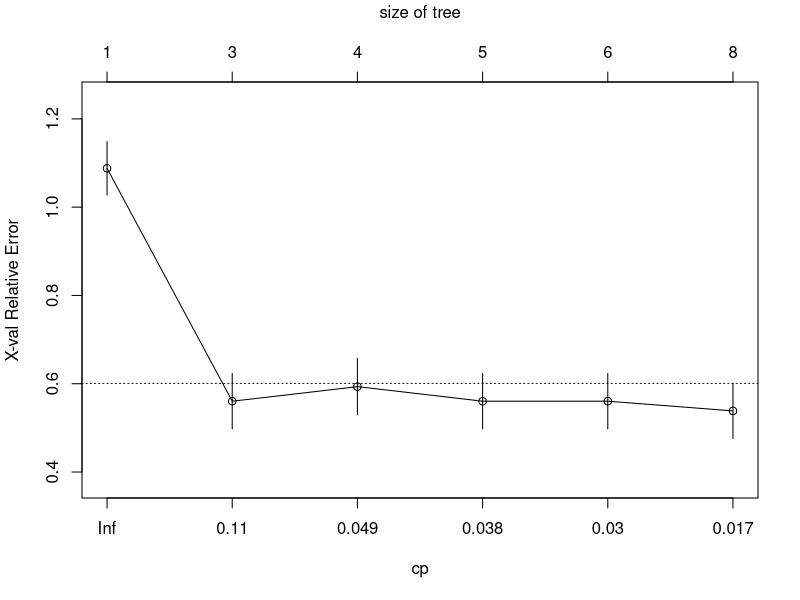
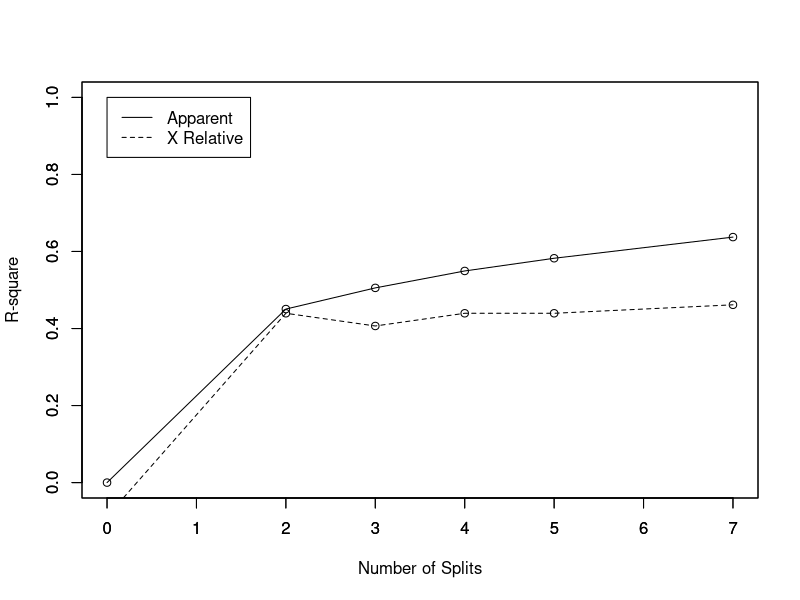
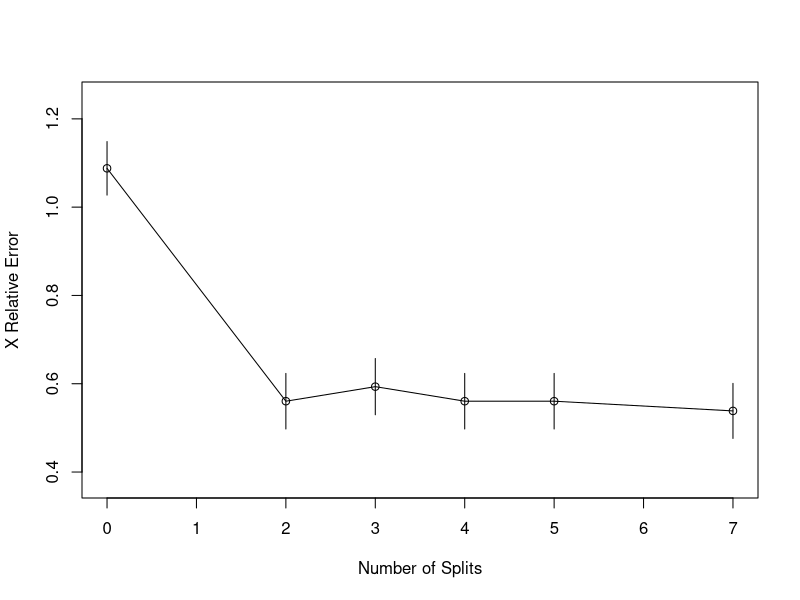
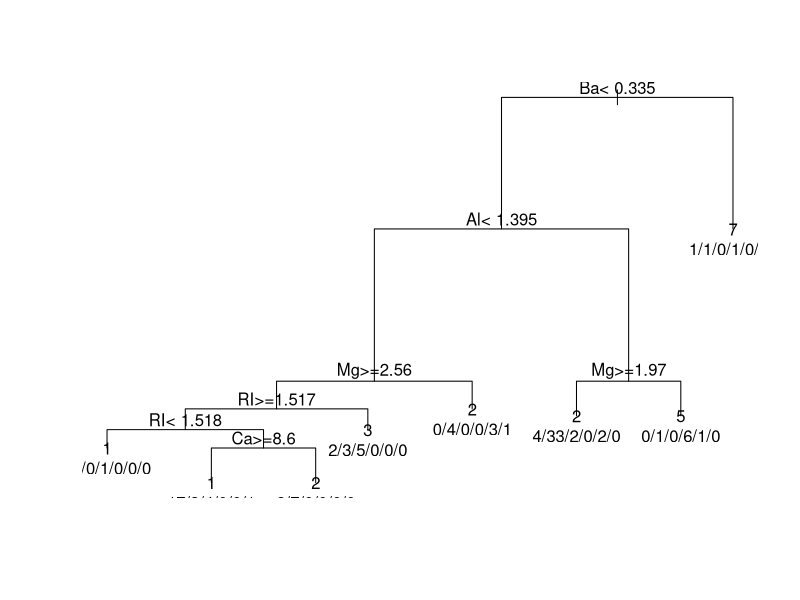
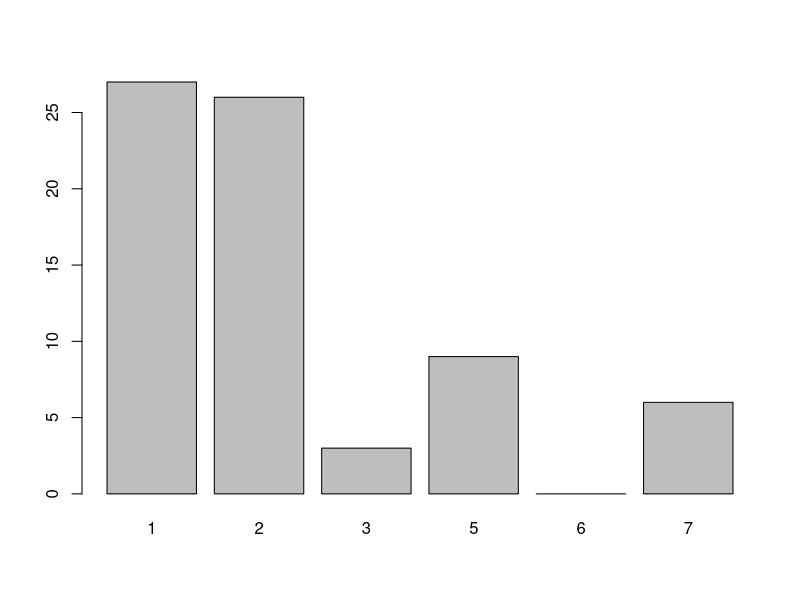

These charts were generated, in order, by the following R code:
library(e1071)
library(rpart)
install.packages("mlbench")
library(mlbench)

#Loading the dataset and splitting intro train/test
data(Glass, package="mlbench")
index <- 1:nrow(Glass)
testindex <- sample(index, trunc(length(index)/3))
testset <- Glass[testindex,]
trainset <- Glass[-testindex,]

rpart.model <- rpart(Type ~ ., data = trainset)
rpart.pred <- predict(rpart.model, testset[,-10], type = "class")
printcp(rpart.model)
plotcp(rpart.model)

rsq.rpart(rpart.model)
print(rpart.model)

plot(rpart.model,compress=TRUE)
text(rpart.model, use.n=TRUE)
plot(rpart.pred)



